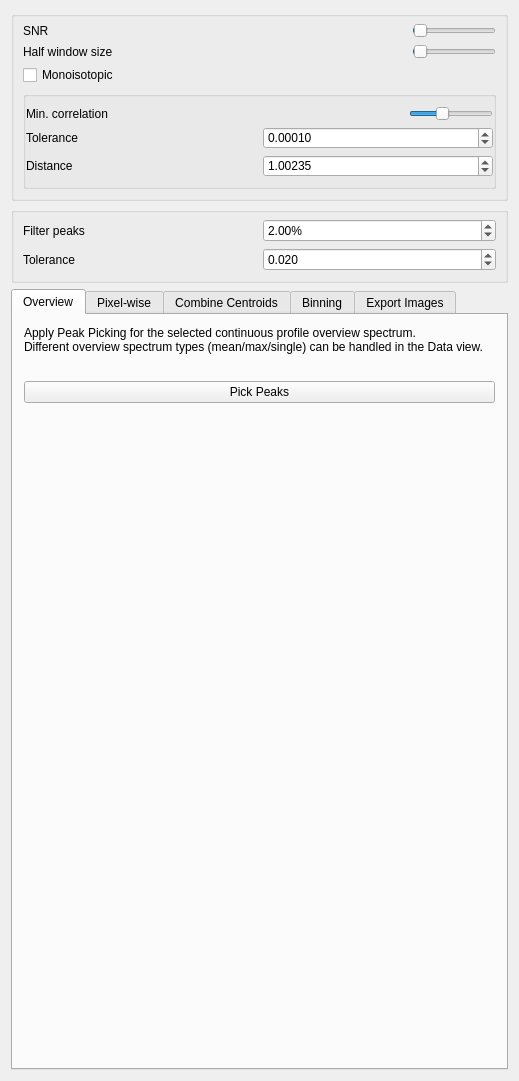
<?xml version="1.0" encoding="UTF-8"?>
<ui version="4.0">
 <class>m2PeakPickingViewControls</class>
 <widget class="QWidget" name="m2PeakPickingViewControls">
  <property name="geometry">
   <rect>
    <x>0</x>
    <y>0</y>
    <width>519</width>
    <height>1081</height>
   </rect>
  </property>
  <property name="sizePolicy">
   <sizepolicy hsizetype="Preferred" vsizetype="Minimum">
    <horstretch>0</horstretch>
    <verstretch>0</verstretch>
   </sizepolicy>
  </property>
  <property name="minimumSize">
   <size>
    <width>0</width>
    <height>0</height>
   </size>
  </property>
  <property name="windowTitle">
   <string>Peak Picking</string>
  </property>
  <layout class="QVBoxLayout" name="verticalLayout">
   <item>
    <widget class="QGroupBox" name="peakPickingControls">
     <property name="enabled">
      <bool>true</bool>
     </property>
     <property name="styleSheet">
      <string notr="true"/>
     </property>
     <property name="flat">
      <bool>true</bool>
     </property>
     <layout class="QVBoxLayout" name="verticalLayout_4">
      <property name="spacing">
       <number>6</number>
      </property>
      <property name="leftMargin">
       <number>9</number>
      </property>
      <property name="topMargin">
       <number>6</number>
      </property>
      <property name="rightMargin">
       <number>9</number>
      </property>
      <property name="bottomMargin">
       <number>9</number>
      </property>
      <item>
       <layout class="QHBoxLayout" name="snrControls" stretch="1,1">
        <item>
         <widget class="QLabel" name="labelSNR">
          <property name="sizePolicy">
           <sizepolicy hsizetype="Preferred" vsizetype="Minimum">
            <horstretch>0</horstretch>
            <verstretch>0</verstretch>
           </sizepolicy>
          </property>
          <property name="text">
           <string>SNR</string>
          </property>
         </widget>
        </item>
        <item>
         <widget class="m2CtkSliderWidget" name="sliderSNR">
          <property name="sizePolicy">
           <sizepolicy hsizetype="Fixed" vsizetype="Minimum">
            <horstretch>0</horstretch>
            <verstretch>0</verstretch>
           </sizepolicy>
          </property>
          <property name="minimum">
           <number>1</number>
          </property>
          <property name="maximum">
           <number>1000</number>
          </property>
          <property name="value">
           <number>15</number>
          </property>
          <property name="orientation">
           <enum>Qt::Orientation::Horizontal</enum>
          </property>
          <property name="invertedAppearance">
           <bool>false</bool>
          </property>
          <property name="tickPosition">
           <enum>QSlider::TickPosition::NoTicks</enum>
          </property>
         </widget>
        </item>
       </layout>
      </item>
      <item>
       <layout class="QHBoxLayout" name="hwsControls" stretch="1,1">
        <item>
         <widget class="QLabel" name="labelHWS">
          <property name="sizePolicy">
           <sizepolicy hsizetype="Preferred" vsizetype="Minimum">
            <horstretch>0</horstretch>
            <verstretch>0</verstretch>
           </sizepolicy>
          </property>
          <property name="text">
           <string>Half window size</string>
          </property>
         </widget>
        </item>
        <item>
         <widget class="m2CtkSliderWidget" name="sliderHWS">
          <property name="sizePolicy">
           <sizepolicy hsizetype="Fixed" vsizetype="Minimum">
            <horstretch>0</horstretch>
            <verstretch>0</verstretch>
           </sizepolicy>
          </property>
          <property name="maximum">
           <number>250</number>
          </property>
          <property name="value">
           <number>5</number>
          </property>
          <property name="orientation">
           <enum>Qt::Orientation::Horizontal</enum>
          </property>
         </widget>
        </item>
       </layout>
      </item>
      <item>
       <widget class="QCheckBox" name="ckbMonoisotopic">
        <property name="text">
         <string>Monoisotopic</string>
        </property>
       </widget>
      </item>
      <item>
       <widget class="QGroupBox" name="groupMonoisotopic">
        <property name="enabled">
         <bool>true</bool>
        </property>
        <property name="styleSheet">
         <string notr="true">QGroupBox#ckbMonoisotopic {border:0;}
QGroupBox#ckbMonoisotopic::title {
    subcontrol-position: top left;
}</string>
        </property>
        <property name="title">
         <string/>
        </property>
        <property name="checkable">
         <bool>false</bool>
        </property>
        <property name="checked">
         <bool>false</bool>
        </property>
        <layout class="QVBoxLayout" name="verticalLayout_2">
         <property name="leftMargin">
          <number>0</number>
         </property>
         <property name="topMargin">
          <number>9</number>
         </property>
         <property name="rightMargin">
          <number>0</number>
         </property>
         <property name="bottomMargin">
          <number>9</number>
         </property>
         <item>
          <layout class="QHBoxLayout" name="minCorrControls" stretch="0,1">
           <item>
            <widget class="QLabel" name="labelCOR">
             <property name="sizePolicy">
              <sizepolicy hsizetype="Preferred" vsizetype="Minimum">
               <horstretch>0</horstretch>
               <verstretch>0</verstretch>
              </sizepolicy>
             </property>
             <property name="text">
              <string>Min. correlation</string>
             </property>
            </widget>
           </item>
           <item>
            <widget class="m2CtkSliderWidget" name="sliderCOR">
             <property name="sizePolicy">
              <sizepolicy hsizetype="Fixed" vsizetype="Minimum">
               <horstretch>0</horstretch>
               <verstretch>0</verstretch>
              </sizepolicy>
             </property>
             <property name="maximum">
              <number>250</number>
             </property>
             <property name="value">
              <number>95</number>
             </property>
             <property name="orientation">
              <enum>Qt::Orientation::Horizontal</enum>
             </property>
            </widget>
           </item>
          </layout>
         </item>
         <item>
          <layout class="QHBoxLayout" name="toleranceControls">
           <item>
            <widget class="QLabel" name="labelTolerance">
             <property name="text">
              <string>Tolerance</string>
             </property>
            </widget>
           </item>
           <item>
            <widget class="QDoubleSpinBox" name="sbTolerance">
             <property name="locale">
              <locale language="English" country="UnitedKingdom"/>
             </property>
             <property name="decimals">
              <number>5</number>
             </property>
             <property name="maximum">
              <double>1.000000000000000</double>
             </property>
             <property name="singleStep">
              <double>0.001000000000000</double>
             </property>
             <property name="value">
              <double>0.000100000000000</double>
             </property>
            </widget>
           </item>
          </layout>
         </item>
         <item>
          <layout class="QHBoxLayout" name="distanceControls">
           <item>
            <widget class="QLabel" name="labelDistance">
             <property name="text">
              <string>Distance</string>
             </property>
            </widget>
           </item>
           <item>
            <widget class="QDoubleSpinBox" name="sbDistance">
             <property name="locale">
              <locale language="English" country="UnitedKingdom"/>
             </property>
             <property name="decimals">
              <number>5</number>
             </property>
             <property name="maximum">
              <double>99.000000000000000</double>
             </property>
             <property name="singleStep">
              <double>0.001000000000000</double>
             </property>
             <property name="value">
              <double>1.002350000000000</double>
             </property>
            </widget>
           </item>
          </layout>
         </item>
        </layout>
       </widget>
      </item>
     </layout>
    </widget>
   </item>
   <item>
    <widget class="QGroupBox" name="binningControls">
     <property name="enabled">
      <bool>true</bool>
     </property>
     <property name="styleSheet">
      <string notr="true"/>
     </property>
     <property name="flat">
      <bool>true</bool>
     </property>
     <layout class="QVBoxLayout" name="verticalLayout_8">
      <property name="spacing">
       <number>6</number>
      </property>
      <property name="leftMargin">
       <number>9</number>
      </property>
      <property name="topMargin">
       <number>6</number>
      </property>
      <property name="rightMargin">
       <number>9</number>
      </property>
      <property name="bottomMargin">
       <number>9</number>
      </property>
      <item>
       <layout class="QHBoxLayout" name="layout_1">
        <item>
         <widget class="QLabel" name="label">
          <property name="text">
           <string>Filter peaks</string>
          </property>
         </widget>
        </item>
        <item>
         <widget class="QDoubleSpinBox" name="sbFilterPeaks">
          <property name="toolTip">
           <string>Filter Peaks: peaks are rejected if they occure in less then the given percentage of spectra)</string>
          </property>
          <property name="suffix">
           <string>%</string>
          </property>
          <property name="singleStep">
           <double>0.001000000000000</double>
          </property>
          <property name="value">
           <double>2.000000000000000</double>
          </property>
         </widget>
        </item>
       </layout>
      </item>
      <item>
       <layout class="QHBoxLayout" name="layout_2">
        <item>
         <widget class="QLabel" name="label_2">
          <property name="text">
           <string>Tolerance</string>
          </property>
         </widget>
        </item>
        <item>
         <widget class="QDoubleSpinBox" name="sbBinningTolerance">
          <property name="toolTip">
           <string>Binning Tolerance: maximal relative deviation of a peak position (mass) to be considered as identical. Must be multiplied by 10^-6 for ppm, e.g. use tolerance=5e-6 for 5 ppm.</string>
          </property>
          <property name="decimals">
           <number>3</number>
          </property>
          <property name="maximum">
           <double>1.000000000000000</double>
          </property>
          <property name="singleStep">
           <double>0.001000000000000</double>
          </property>
          <property name="value">
           <double>0.020000000000000</double>
          </property>
         </widget>
        </item>
       </layout>
      </item>
     </layout>
    </widget>
   </item>
   <item>
    <widget class="QTabWidget" name="tabWidget">
     <property name="currentIndex">
      <number>0</number>
     </property>
     <widget class="QWidget" name="tabOverviewSpectra">
      <attribute name="title">
       <string>Overview</string>
      </attribute>
      <layout class="QVBoxLayout" name="verticalLayout_6">
       <item>
        <widget class="QLabel" name="label_3">
         <property name="text">
          <string>Apply Peak Picking for the selected continuous profile overview spectrum.
Different overview spectrum types (mean/max/single) can be handled in the Data view.</string>
         </property>
         <property name="wordWrap">
          <bool>true</bool>
         </property>
        </widget>
       </item>
       <item>
        <widget class="QmitkSingleNodeSelectionWidget" name="sourceProfileSelector" native="true">
         <property name="sizePolicy">
          <sizepolicy hsizetype="Preferred" vsizetype="Minimum">
           <horstretch>0</horstretch>
           <verstretch>0</verstretch>
          </sizepolicy>
         </property>
         <property name="minimumSize">
          <size>
           <width>0</width>
           <height>15</height>
          </size>
         </property>
        </widget>
       </item>
       <item>
        <widget class="QPushButton" name="btnPickPeaksOverview">
         <property name="toolTip">
          <string>Peak picking on each spectrum of the given continuos profile spectrum data set.</string>
         </property>
         <property name="text">
          <string>Pick Peaks</string>
         </property>
        </widget>
       </item>
       <item>
        <spacer name="verticalSpacer_2">
         <property name="orientation">
          <enum>Qt::Orientation::Vertical</enum>
         </property>
         <property name="sizeHint" stdset="0">
          <size>
           <width>20</width>
           <height>40</height>
          </size>
         </property>
        </spacer>
       </item>
      </layout>
     </widget>
     <widget class="QWidget" name="tabPixelWiseProcessing">
      <attribute name="title">
       <string>Pixel-wise</string>
      </attribute>
      <layout class="QVBoxLayout" name="verticalLayout_5">
       <item>
        <widget class="QLabel" name="label_4">
         <property name="text">
          <string>Select a continuous profile spectrum image.
Apply Peak Picking for each individual spectrum.
Combines all  peaks to a single list and apply binning.</string>
         </property>
         <property name="wordWrap">
          <bool>true</bool>
         </property>
        </widget>
       </item>
       <item>
        <widget class="QmitkSingleNodeSelectionWidget" name="sourceProfileImageSelector" native="true">
         <property name="sizePolicy">
          <sizepolicy hsizetype="Preferred" vsizetype="Minimum">
           <horstretch>0</horstretch>
           <verstretch>0</verstretch>
          </sizepolicy>
         </property>
         <property name="minimumSize">
          <size>
           <width>0</width>
           <height>15</height>
          </size>
         </property>
        </widget>
       </item>
       <item>
        <widget class="QmitkSingleNodeSelectionWidget" name="maskImageSelector" native="true">
         <property name="sizePolicy">
          <sizepolicy hsizetype="Preferred" vsizetype="Minimum">
           <horstretch>0</horstretch>
           <verstretch>0</verstretch>
          </sizepolicy>
         </property>
         <property name="minimumSize">
          <size>
           <width>0</width>
           <height>15</height>
          </size>
         </property>
        </widget>
       </item>
       <item>
        <widget class="QPushButton" name="btnPickPeaksPixelWise">
         <property name="toolTip">
          <string>Peak picking on each spectrum of the given continuos profile spectrum data set.</string>
         </property>
         <property name="text">
          <string>Pick Peaks and start binning</string>
         </property>
        </widget>
       </item>
       <item>
        <spacer name="verticalSpacer_3">
         <property name="orientation">
          <enum>Qt::Orientation::Vertical</enum>
         </property>
         <property name="sizeHint" stdset="0">
          <size>
           <width>20</width>
           <height>40</height>
          </size>
         </property>
        </spacer>
       </item>
      </layout>
     </widget>
     <widget class="QWidget" name="tabCombineCentroidLists">
      <attribute name="title">
       <string>Combine Centroids</string>
      </attribute>
      <layout class="QVBoxLayout" name="verticalLayout_7">
       <item>
        <widget class="QLabel" name="label_5">
         <property name="text">
          <string>Select and combine multiple lists of centroids.</string>
         </property>
        </widget>
       </item>
       <item>
        <widget class="QmitkMultiNodeSelectionWidget" name="sourceMultipleCenroidsSelector" native="true">
         <property name="sizePolicy">
          <sizepolicy hsizetype="Preferred" vsizetype="Minimum">
           <horstretch>0</horstretch>
           <verstretch>0</verstretch>
          </sizepolicy>
         </property>
         <property name="minimumSize">
          <size>
           <width>0</width>
           <height>15</height>
          </size>
         </property>
         <layout class="QVBoxLayout" name="verticalLayout_9">
          <property name="leftMargin">
           <number>0</number>
          </property>
          <property name="topMargin">
           <number>0</number>
          </property>
          <property name="rightMargin">
           <number>0</number>
          </property>
          <property name="bottomMargin">
           <number>0</number>
          </property>
         </layout>
        </widget>
       </item>
       <item>
        <widget class="QPushButton" name="btnCombineList">
         <property name="toolTip">
          <string>Multiple centroid lists get combined to one single list. A new data node will be added to the datastorage.</string>
         </property>
         <property name="text">
          <string>Combine sleceted Centroid Lists</string>
         </property>
        </widget>
       </item>
       <item>
        <spacer name="verticalSpacer_4">
         <property name="orientation">
          <enum>Qt::Orientation::Vertical</enum>
         </property>
         <property name="sizeHint" stdset="0">
          <size>
           <width>20</width>
           <height>40</height>
          </size>
         </property>
        </spacer>
       </item>
      </layout>
     </widget>
     <widget class="QWidget" name="tab">
      <attribute name="title">
       <string>Binning</string>
      </attribute>
      <layout class="QVBoxLayout" name="verticalLayout_3">
       <item>
        <widget class="QLabel" name="label_6">
         <property name="text">
          <string>Apply binning to the selected list of centroids.</string>
         </property>
        </widget>
       </item>
       <item>
        <widget class="QmitkSingleNodeSelectionWidget" name="sourceCentroidsSelector" native="true">
         <property name="sizePolicy">
          <sizepolicy hsizetype="Preferred" vsizetype="Minimum">
           <horstretch>0</horstretch>
           <verstretch>0</verstretch>
          </sizepolicy>
         </property>
         <property name="minimumSize">
          <size>
           <width>0</width>
           <height>15</height>
          </size>
         </property>
        </widget>
       </item>
       <item>
        <widget class="QPushButton" name="btnBinPeaks">
         <property name="toolTip">
          <string>Peak binning: creates bins never containing two or more peaks of the same sample.</string>
         </property>
         <property name="text">
          <string>Start Binning (strict)</string>
         </property>
        </widget>
       </item>
       <item>
        <spacer name="verticalSpacer">
         <property name="orientation">
          <enum>Qt::Orientation::Vertical</enum>
         </property>
         <property name="sizeHint" stdset="0">
          <size>
           <width>20</width>
           <height>40</height>
          </size>
         </property>
        </spacer>
       </item>
      </layout>
     </widget>
     <widget class="QWidget" name="tab_2">
      <attribute name="title">
       <string>Export Images</string>
      </attribute>
      <layout class="QVBoxLayout" name="verticalLayout_10">
       <item>
        <widget class="QLabel" name="label_7">
         <property name="text">
          <string>Create and save individual images to disk. Select a spectrum image, a list of centroids, and define the tolerance in the Data View.</string>
         </property>
         <property name="wordWrap">
          <bool>true</bool>
         </property>
        </widget>
       </item>
       <item>
        <widget class="QmitkMultiNodeSelectionWidget" name="imageExportSelector" native="true">
         <property name="minimumSize">
          <size>
           <width>0</width>
           <height>15</height>
          </size>
         </property>
        </widget>
       </item>
       <item>
        <widget class="QmitkSingleNodeSelectionWidget" name="centroidExportSelector" native="true">
         <property name="minimumSize">
          <size>
           <width>0</width>
           <height>15</height>
          </size>
         </property>
        </widget>
       </item>
       <item>
        <widget class="QPushButton" name="btnExportImages">
         <property name="text">
          <string>Export</string>
         </property>
        </widget>
       </item>
       <item>
        <spacer name="verticalSpacer_5">
         <property name="orientation">
          <enum>Qt::Orientation::Vertical</enum>
         </property>
         <property name="sizeHint" stdset="0">
          <size>
           <width>20</width>
           <height>40</height>
          </size>
         </property>
        </spacer>
       </item>
      </layout>
     </widget>
    </widget>
   </item>
  </layout>
 </widget>
 <layoutdefault spacing="6" margin="11"/>
 <customwidgets>
  <customwidget>
   <class>m2CtkSliderWidget</class>
   <extends>QSlider</extends>
   <header>m2CtkSliderWidget.h</header>
  </customwidget>
  <customwidget>
   <class>QmitkMultiNodeSelectionWidget</class>
   <extends>QWidget</extends>
   <header>QmitkMultiNodeSelectionWidget.h</header>
   <container>1</container>
  </customwidget>
  <customwidget>
   <class>QmitkSingleNodeSelectionWidget</class>
   <extends>QWidget</extends>
   <header>QmitkSingleNodeSelectionWidget.h</header>
   <container>1</container>
  </customwidget>
 </customwidgets>
 <resources/>
 <connections/>
</ui>
